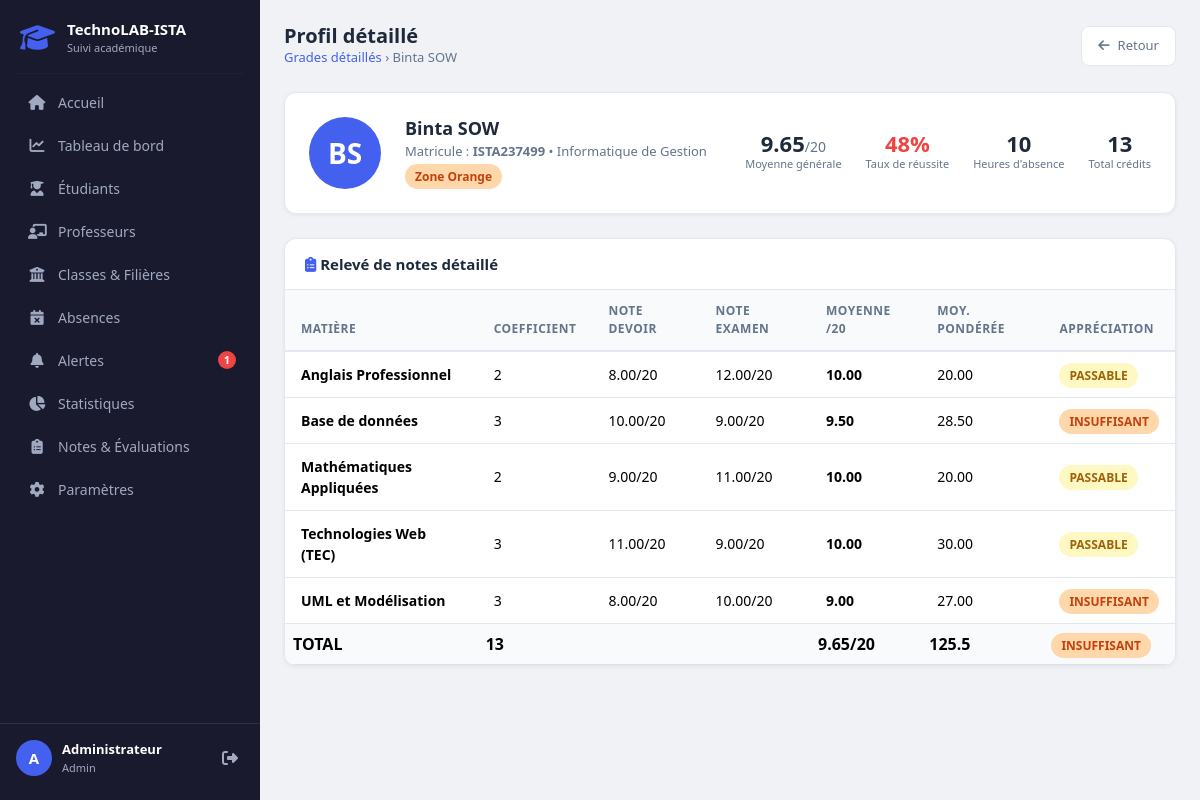
Screenshot of /profil.php?matricule=ISTA237499 (signed in) with the database file from the repository.
### tables this page shows
CREATE TABLE IF NOT EXISTS Etudiants (
    matricule  VARCHAR(50)  PRIMARY KEY,
    nom        VARCHAR(50)  NOT NULL,
    prenom     VARCHAR(50)  NOT NULL,
    email      VARCHAR(100) UNIQUE,
    id_filiere INT,
    FOREIGN KEY (id_filiere) REFERENCES Filieres(id_filiere)
        ON DELETE SET NULL
);

CREATE TABLE IF NOT EXISTS Filieres (
    id_filiere  INT AUTO_INCREMENT PRIMARY KEY,
    nom_filiere VARCHAR(100) NOT NULL,
    niveau      VARCHAR(20)  NOT NULL
);

CREATE TABLE IF NOT EXISTS Diagnostics (
    id_diagnostic      INT AUTO_INCREMENT PRIMARY KEY,
    matricule_etudiant VARCHAR(50),
    moyenne_generale   DECIMAL(4,2),
    total_absences     INT          DEFAULT 0,
    statut_zone        VARCHAR(20)  NOT NULL,   
    date_analyse       TIMESTAMP    DEFAULT CURRENT_TIMESTAMP,
    FOREIGN KEY (matricule_etudiant) REFERENCES Etudiants(matricule)
        ON DELETE CASCADE
);

CREATE TABLE IF NOT EXISTS Notes (
    id_note            INT AUTO_INCREMENT PRIMARY KEY,
    matricule_etudiant VARCHAR(50),
    id_matiere         INT,
    note_devoir        DECIMAL(4,2),
    note_examen        DECIMAL(4,2),
    semestre           INT NOT NULL,
    FOREIGN KEY (matricule_etudiant) REFERENCES Etudiants(matricule)
        ON DELETE CASCADE,
    FOREIGN KEY (id_matiere) REFERENCES Matieres(id_matiere)
        ON DELETE CASCADE
);

CREATE TABLE IF NOT EXISTS Matieres (
    id_matiere  INT AUTO_INCREMENT PRIMARY KEY,
    nom_matiere VARCHAR(100) NOT NULL,
    coefficient INT          DEFAULT 1
);

### profil.php (the view, shortened to what this page needs)
<?php
require_once 'config/database.php';
$matricule = isset($_GET['matricule'])
    ? mysqli_real_escape_string($conn, $_GET['matricule'])
    : '';
$sql_etudiant = "
    SELECT e.*, f.nom_filiere, d.moyenne_generale, d.total_absences, d.statut_zone
    FROM Etudiants e
    LEFT JOIN Filieres f ON f.id_filiere = e.id_filiere
    LEFT JOIN Diagnostics d ON d.matricule_etudiant = e.matricule
    WHERE e.matricule = '$matricule'
    LIMIT 1";
$result_etudiant = mysqli_query($conn, $sql_etudiant);
$etudiant = mysqli_fetch_assoc($result_etudiant);
$sql_notes = "
    SELECT
        m.nom_matiere,
        m.coefficient,
        n.note_devoir,
        n.note_examen,
        n.semestre,
        ROUND((n.note_devoir + n.note_examen) / 2, 2) AS note_finale,
        ROUND(((n.note_devoir + n.note_examen) / 2) * m.coefficient, 2) AS note_ponderee
    FROM Notes n
    JOIN Matieres m ON m.id_matiere = n.id_matiere
    WHERE n.matricule_etudiant = '$matricule'
    ORDER BY n.semestre, m.nom_matiere";
$result_notes = mysqli_query($conn, $sql_notes);
$total_coef     = 0;
$total_ponderee = 0;
$all_notes      = [];
while ($note = mysqli_fetch_assoc($result_notes)) {
    $all_notes[]     = $note;
    $total_coef     += $note['coefficient'];
    $total_ponderee += $note['note_ponderee'];
}
$moy_calculee = ($total_coef > 0) ? round($total_ponderee / $total_coef, 2) : 0;
$taux = round(min(100, ($moy_calculee / 20) * 100));
$initiales = strtoupper(
    substr($etudiant['prenom'], 0, 1) . substr($etudiant['nom'], 0, 1)
);
function appreciation($note) {
    if ($note >= 10) return ['PASSABLE',   'badge-passable'];
    if ($note >= 8)  return ['INSUFFISANT','badge-insuffisant'];
    return ['MAL', 'badge-mal'];
}
include 'includes/header.php';
?>
<div id="wrapper">
<?php include 'includes/navbar.php'; ?>
<main id="main-content">
    <div class="top-bar">
        <div class="top-bar-title">
            <h4>Profil détaillé</h4>
            <p>
                <a href="resultats.php" style="color:#4361ee; text-decoration:none;">Grades détaillés</a>
                &rsaquo; <?= htmlspecialchars($etudiant['prenom'] . ' ' . $etudiant['nom']) ?>
            </p>
        </div>
        <div class="top-bar-actions">
            <a href="resultats.php" style="
                background:white; border:1px solid #e2e8f0;
                color:#64748b; padding:9px 16px;
                border-radius:8px; font-size:13px; text-decoration:none;
                display:flex; align-items:center; gap:8px;">
                <i class="fa-solid fa-arrow-left"></i> Retour
            </a>
        </div>
    </div>
    <div class="profil-card mb-4">
        <div class="profil-avatar"><?= $initiales ?></div>
        <div class="profil-info">
            <h5><?= htmlspecialchars($etudiant['prenom'] . ' ' . $etudiant['nom']) ?></h5>
            <p>
                Matricule : <strong><?= htmlspecialchars($etudiant['matricule']) ?></strong>
                &bull; <?= htmlspecialchars($etudiant['nom_filiere'] ?? 'N/A') ?>
            </p>
            <p style="margin-top:6px;">
                <?php
                $zone = $etudiant['statut_zone'] ?? '';
                if ($zone === 'Zone rouge') {
                    echo '<span class="badge-mal">Zone Rouge</span>';
                } elseif ($zone === 'Zone orange') {
                    echo '<span class="badge-insuffisant">Zone Orange</span>';
                } elseif ($zone === 'Zone verte') {
                    echo '<span class="badge-excellent">Zone Verte</span>';
                } else {
                    echo '<span style="color:#94a3b8; font-size:13px;">Diagnostic non disponible</span>';
                }
                ?>
            </p>
        </div>
        <div class="profil-stats">
            <div class="profil-stat-item">
                <div class="stat-val"><?= $moy_calculee ?><span style="font-size:14px; font-weight:400; color:#64748b;">/20</span></div>
                <div class="stat-label">Moyenne générale</div>
            </div>
            <div class="profil-stat-item">
                <div class="stat-val" style="color:<?= $taux >= 50 ? '#22c55e' : '#ef4444' ?>;"><?= $taux ?>%</div>
                <div class="stat-label">Taux de réussite</div>
            </div>
            <div class="profil-stat-item">
                <div class="stat-val"><?= $etudiant['total_absences'] ?? 0 ?></div>
                <div class="stat-label">Heures d'absence</div>
            </div>
            <div class="profil-stat-item">
                <div class="stat-val"><?= $total_coef ?></div>
                <div class="stat-label">Total crédits</div>
            </div>
        </div>
    </div>
    <div class="table-wrapper">
        <div style="padding:16px 20px; border-bottom:1px solid #e2e8f0;">
            <h6 style="font-weight:700; font-size:15px; margin:0;">
                <i class="fa-solid fa-clipboard-list" style="color:#4361ee;"></i>
                Relevé de notes détaillé
            </h6>
        </div>
        <table class="table table-notes mb-0">
            <thead>
                <tr>
                    <th>Matière</th>
                    <th>Coefficient</th>
                    <th>Note devoir</th>
                    <th>Note examen</th>
                    <th>Moyenne /20</th>
                    <th>Moy. pondérée</th>
                    <th>Appréciation</th>
                </tr>
            </thead>
            <tbody>
                <?php if (!empty($all_notes)): ?>
                    <?php foreach ($all_notes as $note): ?>
                        <?php [$appre, $badge] = appreciation($note['note_finale']); ?>
                        <tr>
                            <td style="font-weight:600;"><?= htmlspecialchars($note['nom_matiere']) ?></td>
                            <td><?= $note['coefficient'] ?></td>
                            <td><?= $note['note_devoir'] ?>/20</td>
                            <td><?= $note['note_examen'] ?>/20</td>
                            <td><strong><?= $note['note_finale'] ?></strong></td>
                            <td><?= $note['note_ponderee'] ?></td>
                            <td><span class="<?= $badge ?>"><?= $appre ?></span></td>
                        </tr>
                    <?php endforeach; ?>
                <?php endif; ?>
            </tbody>
            <tfoot>
                <tr>
                    <td><strong>TOTAL</strong></td>
                    <td><strong><?= $total_coef ?></strong></td>
                    <td colspan="2"></td>
                    <td><strong><?= $moy_calculee ?>/20</strong></td>
                    <td><strong><?= round($total_ponderee, 2) ?></strong></td>
                    <td>
                        <?php [$appre, $badge] = appreciation($moy_calculee); ?>
                        <span class="<?= $badge ?>"><?= $appre ?></span>
                    </td>
                </tr>
            </tfoot>
        </table>
    </div>
</main>
</div>
<?php $pageScripts = ''; include 'includes/footer.php'; ?>

### assets/css/style.css (style rules this page uses)
:root { --sidebar-bg: #1a1a2e; --sidebar-hover: #16213e; --sidebar-active: #4361ee; --sidebar-text: #a0a9c0; --sidebar-width: 260px; --primary: #4361ee; --success: #22c55e; --warning: #f59e0b; --danger: #ef4444; --info: #3b82f6; --bg-page: #f0f2f5; --card-bg: #ffffff; --text-dark: #1e293b; --text-muted:#64748b; --border: #e2e8f0; }
* { box-sizing: border-box; margin: 0; padding: 0; }
body { font-family: 'Segoe UI', Tahoma, Geneva, Verdana, sans-serif; background-color: var(--bg-page); color: var(--text-dark); }
#wrapper { display: flex; min-height: 100vh; }
#main-content { flex: 1; margin-left: var(--sidebar-width); padding: 24px; min-height: 100vh; background-color: var(--bg-page); transition: margin-left 0.3s; }
.top-bar { display: flex; align-items: center; justify-content: space-between; margin-bottom: 24px; flex-wrap: wrap; gap: 12px; }
.top-bar-title h4 { font-size: 20px; font-weight: 700; color: var(--text-dark); margin: 0; }
.top-bar-title p { color: var(--text-muted); font-size: 13px; margin: 0; }
.top-bar-actions { display: flex; align-items: center; gap: 10px; }
.table-wrapper { overflow-x: auto; background: var(--card-bg); border-radius: 12px; border: 1px solid var(--border); box-shadow: 0 1px 4px rgba(0,0,0,0.06); }
.table > thead > tr > th { background-color: #f8fafc; font-size: 12px; font-weight: 700; text-transform: uppercase; letter-spacing: 0.5px; color: var(--text-muted); border-bottom: 2px solid var(--border); padding: 12px 16px; }
.table > tbody > tr > td { padding: 12px 16px; font-size: 14px; vertical-align: middle; border-color: var(--border); }
.badge-passable { background: #fef9c3; color: #a16207; padding: 4px 10px; border-radius: 20px; font-size: 12px; font-weight: 700; }
.badge-insuffisant { background: #fed7aa; color: #c2410c; padding: 4px 10px; border-radius: 20px; font-size: 12px; font-weight: 700; }
.profil-card { background: var(--card-bg); border-radius: 12px; border: 1px solid var(--border); padding: 24px; display: flex; align-items: center; gap: 24px; box-shadow: 0 1px 4px rgba(0,0,0,0.06); flex-wrap: wrap; }
.profil-avatar { width: 72px; height: 72px; border-radius: 50%; background: var(--primary); color: white; display: flex; align-items: center; justify-content: center; font-size: 28px; font-weight: 800; flex-shrink: 0; }
.profil-info h5 { font-size: 18px; font-weight: 700; margin-bottom: 2px; }
.profil-info p { font-size: 13px; color: var(--text-muted); margin: 0; }
.profil-stats { display: flex; gap: 24px; margin-left: auto; flex-wrap: wrap; }
.profil-stat-item { text-align: center; }
.profil-stat-item .stat-val { font-size: 22px; font-weight: 800; color: var(--text-dark); line-height: 1; }
.profil-stat-item .stat-label { font-size: 11px; color: var(--text-muted); margin-top: 2px; }
.table-notes tfoot td { font-weight: 700; background: #f8fafc; }

### rows the page displays
etudiants: prenom+nom "Binta SOW", initiales "BS", matricule "ISTA237499", id_filiere.nom_filiere "Informatique de Gestion", diagnostics.total_absences "10"
notes: id_matiere.nom_matiere "Anglais Professionnel", id_matiere.coefficient "2", note_devoir "8.00", note_examen "12.00", note_finale "10.00", note_ponderee "20.00", appre "PASSABLE"
notes: id_matiere.nom_matiere "Base de données", id_matiere.coefficient "3", note_devoir "10.00", note_examen "9.00", note_finale "9.50", note_ponderee "28.50", appre "INSUFFISANT"
notes: id_matiere.nom_matiere "Mathématiques Appliquées", id_matiere.coefficient "2", note_devoir "9.00", note_examen "11.00", note_finale "10.00", note_ponderee "20.00", appre "PASSABLE"
notes: id_matiere.nom_matiere "Technologies Web (TEC)", id_matiere.coefficient "3", note_devoir "11.00", note_examen "9.00", note_finale "10.00", note_ponderee "30.00", appre "PASSABLE"
notes: id_matiere.nom_matiere "UML et Modélisation", id_matiere.coefficient "3", note_devoir "8.00", note_examen "10.00", note_finale "9.00", note_ponderee "27.00", appre "INSUFFISANT"

### other values shown
$nb "1"
substr($_SESSION['user_nom'] ?? 'A', 0, 1) "A"
$_SESSION['user_nom'] "Administrateur"
$_SESSION['user_role'] "Admin"
$moy_calculee "9.65"
$taux "48"
$total_coef "13"
$total_ponderee "125.5"
$appre "INSUFFISANT"
